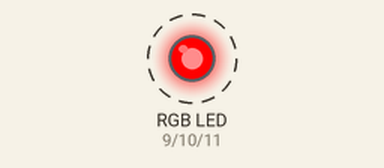
Recording of a sketch running on a simulated Arduino Uno, built with avr-gcc and run on an emulated ATmega328P. On the bench: an RGB LED mixed from three pins (HIGH = lit). Dashed ring = blinking.

Above: at 0.12 s.
Timing chart, 0 to 3.0 s (numbered marks = the images above):
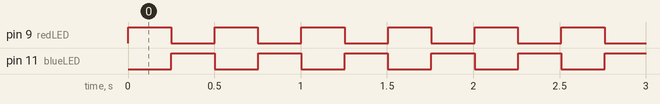

The sketch:

RGB.ino
```cpp
int redLED   = 9;
int greenLED = 10;
int blueLED  = 11;

void setup() {
  pinMode(redLED, OUTPUT);
  pinMode(greenLED, OUTPUT);
  pinMode(blueLED, OUTPUT);
}

void loop() {
    analogWrite(redLED, 255);
    delay (250);
    analogWrite(redLED, 0);
    delay (1);
    analogWrite(blueLED, 255);
    delay(250);
    analogWrite(blueLED, 0);
    delay(1);
  }
```

Measured:
- by itself, pin 9 (redLED), pin 11 (blueLED): alternates HIGH for 0.25 s and LOW for 0.25 s
